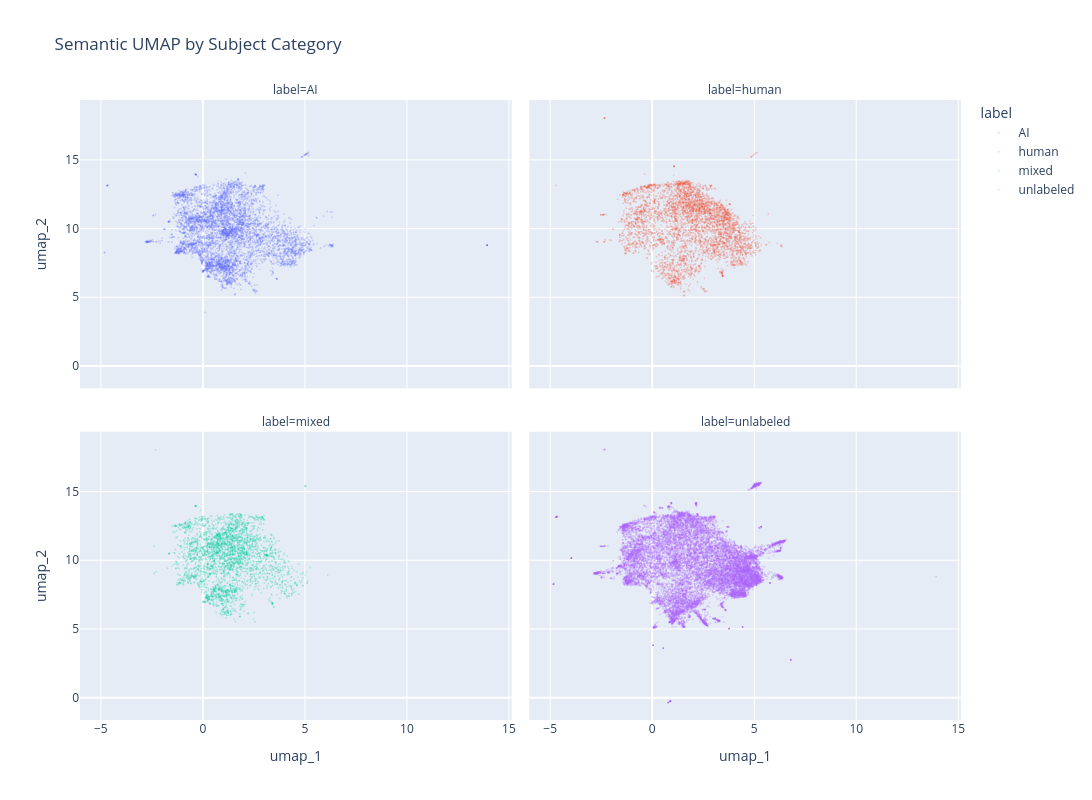

Notebook cell for this chart:
### Code cell
fig = px.scatter(
    df_embeddings,
    x="umap_1",
    y="umap_2",
    color="label",
    facet_col="label",
    facet_col_wrap=2,
    opacity=0.25,
    category_orders={
        "label": ["AI", "human", "mixed", "unlabeled"]
    },
    title="Semantic UMAP by Subject Category"
)

fig.update_traces(marker=dict(size=2))

fig.update_xaxes(matches="x")
fig.update_yaxes(matches="y")

fig.update_layout(
    width=1100,
    height=800
)

fig.show()

### Figure 1 — Plotly figure (JSON) as saved in the notebook; plotly's stock layout.template omitted (floating-point values rounded to 4 significant figures; data arrays with more than 128 entries replaced by an {"elided": "..."} marker saying what was removed)
{"data": [{"hovertemplate": "label=AI<br>umap_1=%{x}<br>umap_2=%{y}<extra></extra>", "legendgroup": "AI", "marker": {"color": "#636efa", "opacity": 0.25, "size": 2, "symbol": "circle"}, "mode": "markers", "name": "AI", "showlegend": true, "type": "scattergl", "x": {"elided": "5787 float values"}, "xaxis": "x3", "y": {"elided": "5787 float values"}, "yaxis": "y3"}, {"hovertemplate": "label=human<br>umap_1=%{x}<br>umap_2=%{y}<extra></extra>", "legendgroup": "human", "marker": {"color": "#EF553B", "opacity": 0.25, "size": 2, "symbol": "circle"}, "mode": "markers", "name": "human", "showlegend": true, "type": "scattergl", "x": {"elided": "4341 float values"}, "xaxis": "x4", "y": {"elided": "4341 float values"}, "yaxis": "y4"}, {"hovertemplate": "label=mixed<br>umap_1=%{x}<br>umap_2=%{y}<extra></extra>", "legendgroup": "mixed", "marker": {"color": "#00cc96", "opacity": 0.25, "size": 2, "symbol": "circle"}, "mode": "markers", "name": "mixed", "showlegend": true, "type": "scattergl", "x": {"elided": "3087 float values"}, "xaxis": "x", "y": {"elided": "3087 float values"}, "yaxis": "y"}, {"hovertemplate": "label=unlabeled<br>umap_1=%{x}<br>umap_2=%{y}<extra></extra>", "legendgroup": "unlabeled", "marker": {"color": "#ab63fa", "opacity": 0.25, "size": 2, "symbol": "circle"}, "mode": "markers", "name": "unlabeled", "showlegend": true, "type": "scattergl", "x": {"elided": "16580 float values"}, "xaxis": "x2", "y": {"elided": "16580 float values"}, "yaxis": "y2"}], "layout": {"annotations": [{"font": {}, "showarrow": false, "text": "label=mixed", "x": 0.245, "xanchor": "center", "xref": "paper", "y": 0.465, "yanchor": "bottom", "yref": "paper"}, {"font": {}, "showarrow": false, "text": "label=unlabeled", "x": 0.755, "xanchor": "center", "xref": "paper", "y": 0.465, "yanchor": "bottom", "yref": "paper"}, {"font": {}, "showarrow": false, "text": "label=AI", "x": 0.245, "xanchor": "center", "xref": "paper", "y": 1.0, "yanchor": "bottom", "yref": "paper"}, {"font": {}, "showarrow": false, "text": "label=human", "x": 0.755, "xanchor": "center", "xref": "paper", "y": 1.0, "yanchor": "bottom", "yref": "paper"}], "height": 800, "legend": {"title": {"text": "label"}, "tracegroupgap": 0}, "title": {"text": "Semantic UMAP by Subject Category"}, "width": 1100, "xaxis": {"anchor": "y", "domain": [0, 0.49], "matches": "x", "title": {"text": "umap_1"}}, "xaxis2": {"anchor": "y2", "domain": [0.51, 1], "matches": "x", "title": {"text": "umap_1"}}, "xaxis3": {"anchor": "y3", "domain": [0, 0.49], "matches": "x", "showticklabels": false}, "xaxis4": {"anchor": "y4", "domain": [0.51, 1], "matches": "x", "showticklabels": false}, "yaxis": {"anchor": "x", "domain": [0, 0.465], "matches": "y", "title": {"text": "umap_2"}}, "yaxis2": {"anchor": "x2", "domain": [0, 0.465], "matches": "y", "showticklabels": false}, "yaxis3": {"anchor": "x3", "domain": [0.535, 1.0], "matches": "y", "title": {"text": "umap_2"}}, "yaxis4": {"anchor": "x4", "domain": [0.535, 1.0], "matches": "y", "showticklabels": false}}}
